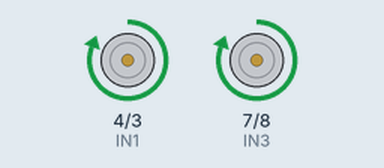
Bench run of a sketch on a simulated Arduino Uno, built with avr-gcc and run on an emulated ATmega328P. Parts: motor-driver pin pairs drawn as motors (green arrow = first pin HIGH = forward, orange = second pin HIGH = backward, longer = more drive, scaled by the enable pin). At 23.0 s the program stops and its outputs stay as they are.

Above: at 0.1 s.
At 5.6 s:
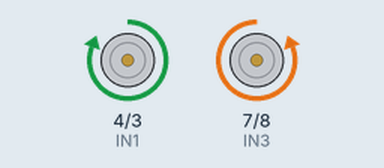
At 14.6 s:
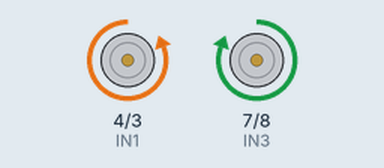
At 23.1 s:
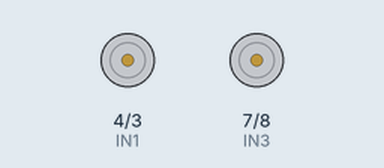
Timing chart, 0 to 24.5 s (numbered marks = the images above):
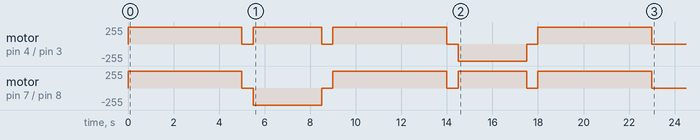

Measured:
- by itself, motor on pin 4 (IN1) / pin 3 (IN2): stopped → forward 255/255 at 0.00 s, → stopped 5.0 s later, → forward 255/255 0.50 s later, → stopped 3.0 s later, … (10 changes in this stretch)
- by itself, motor on pin 7 (IN3) / pin 8 (IN4): stopped → forward 255/255 at 0.00 s, → stopped 5.0 s later, → backward 255/255 0.50 s later, → stopped 3.0 s later, … (10 changes in this stretch)

The sketch:

1114_DCMotor3.ino
```cpp
// 우측 DC 모터 (MOTOR A)
#define ENA 5    // 아두이노 디지털 5번 핀 (속도/활성화 제어)
#define IN1 4    // 아두이노 디지털 4번 핀 (방향 제어)
#define IN2 3    // 아두이노 디지털 3번 핀 (방향 제어)

// 좌측 DC 모터 (MOTOR B) - L298N 핀 번호 및 연결에 대한 일반적인 가정
// 강의노트에 좌측 모터 핀 정의가 명시되지 않아, 일반적인 L298N 연결에 따라 IN3/IN4를 7번/8번으로 가정함.
#define ENB 6    // 아두이노 디지털 6번 핀 (속도/활성화 제어) - ENA와 다르게 임의 설정
#define IN3 7    // 아두이노 디지털 7번 핀 (방향 제어)
#define IN4 8    // 아두이노 디지털 8번 핀 (방향 제어)


// 속도 설정 (0~255) - 최대 속도로 동작하도록 255로 설정
const int SPEED_MAX = 255;


void setup()
{
  // 모터 제어 핀을 출력으로 설정
  pinMode(ENA, OUTPUT);
  pinMode(IN1, OUTPUT);
  pinMode(IN2, OUTPUT);

  pinMode(ENB, OUTPUT);
  pinMode(IN3, OUTPUT);
  pinMode(IN4, OUTPUT);
}


// --- 모터 제어 함수 정의 ---

void moveForward()
{
  // 우측 모터 (MOTOR A) 정회전 (Page 12: HIGH, LOW)
  digitalWrite(IN1, HIGH);
  digitalWrite(IN2, LOW);

  // 좌측 모터 (MOTOR B) 정회전
  digitalWrite(IN3, HIGH);
  digitalWrite(IN4, LOW);

  // ENA/ENB 핀을 통해 모터 활성화 및 속도 설정
  analogWrite(ENA, SPEED_MAX);
  analogWrite(ENB, SPEED_MAX);
}

// 정지 = 우측 정지 + 좌측 정지
void stopMotors()
{
  // 모터 방향 핀을 모두 HIGH로 설정하여 정지 (제동)
  digitalWrite(IN1, HIGH);
  digitalWrite(IN2, HIGH);
  digitalWrite(IN3, HIGH);
  digitalWrite(IN4, HIGH);

  // ENA/ENB 핀을 LOW로 설정하여 모터 비활성화 (전류 차단)
  analogWrite(ENA, 0);
  analogWrite(ENB, 0);
}

// 좌회전 = 우측 정회전 + 좌측 역회전
void turnLeft()
{
  // 우측 모터 (MOTOR A) 정회전
  digitalWrite(IN1, HIGH);
  digitalWrite(IN2, LOW);

  // 좌측 모터 (MOTOR B) 역회전
  digitalWrite(IN3, LOW);
  digitalWrite(IN4, HIGH);

  // ENA/ENB 핀을 통해 모터 활성화 및 속도 설정
  analogWrite(ENA, SPEED_MAX);
  analogWrite(ENB, SPEED_MAX);
}

// 우회전 = 우측 역회전 + 좌측 정회전
void turnRight()
{
  // 우측 모터 (MOTOR A) 역회전
  digitalWrite(IN1, LOW);
  digitalWrite(IN2, HIGH);

  // 좌측 모터 (MOTOR B) 정회전
  digitalWrite(IN3, HIGH);
  digitalWrite(IN4, LOW);

  // ENA/ENB 핀을 통해 모터 활성화 및 속도 설정
  analogWrite(ENA, SPEED_MAX);
  analogWrite(ENB, SPEED_MAX);
}

// Test Move (경우에 따라 수정하기)
void loop()
{
  // 1. 5초 동안 전진
  moveForward();
  delay(5000);

  // 짧은 정지 (관성 제거)
  stopMotors();
  delay(500);

  // 2. 3초 동안 좌회전
  turnLeft();
  delay(3000);

  // 짧은 정지 (관성 제거)
  stopMotors();
  delay(500);

  // 3. 5초 동안 전진
  moveForward();
  delay(5000);

  // 짧은 정지 (관성 제거)
  stopMotors();
  delay(500);

  // 4. 3초 동안 우회전
  turnRight();
  delay(3000);

  // 짧은 정지 (관성 제거)
  stopMotors();
  delay(500);

  // 5. 5초 동안 전진
  moveForward();
  delay(5000);

  // 최종 정지 후 반복하지 않도록 무한 루프 진입
  stopMotors();
  while(true);
}
```
